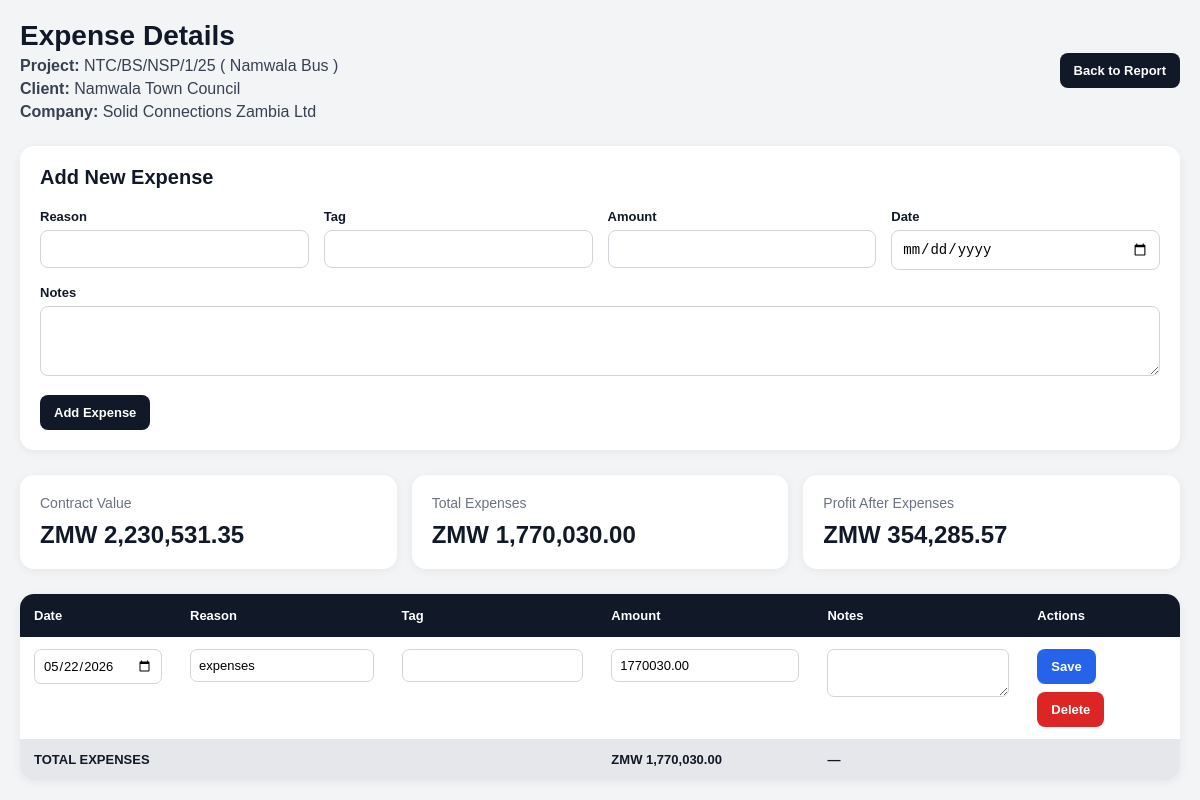
/project/26/expenses/, run on an earlier commit of the app's database.
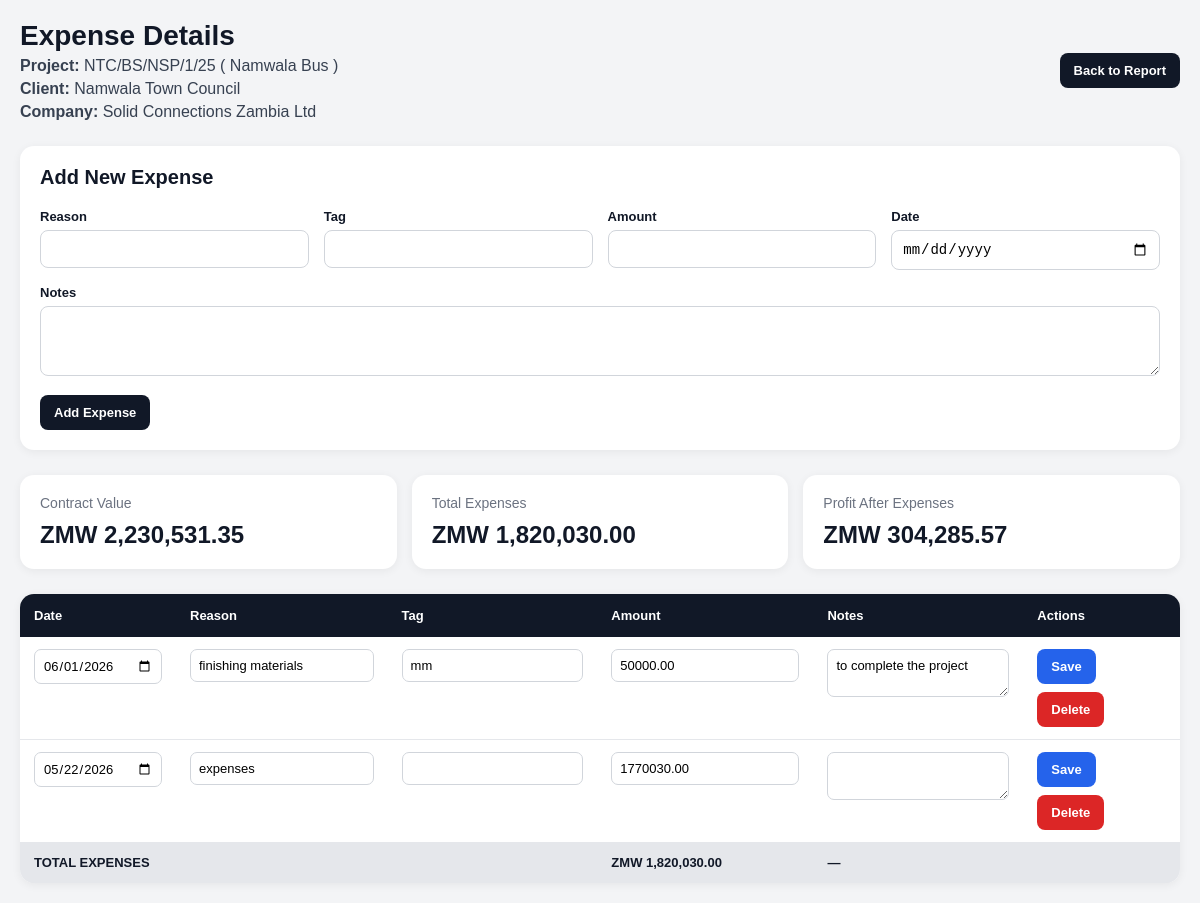
And on a later commit of the database.
### reports/models.py (models this page shows, shortened)
class ProjectRecord(models.Model):
    STATUS_CHOICES = [
        ("Not started", "Not started"),
        ("Started", "Started"),
        ("Partial Done", "Partial Done"),
        ("Done", "Done"),
    ]
    TAX_CHOICES = [
        ("NONE", "No Tax"),
        ("TOT", "5% TOT"),
        ("VAT", "16% VAT"),
    ]
    company = models.CharField(max_length=255)
    project_supply = models.CharField("Project / Supply", max_length=255)
    client = models.CharField(max_length=255)
    start_date = models.DateField(null=True, blank=True)
    end_date = models.DateField(null=True, blank=True)
    contract_value = models.DecimalField(max_digits=15, decimal_places=2, default=0)
    paid_value = models.DecimalField(max_digits=15, decimal_places=2, default=0)
    tax_type = models.CharField(
        max_length=10,
        choices=TAX_CHOICES,
        default="NONE"
    )
    status = models.CharField(
        max_length=50,
        choices=STATUS_CHOICES,
        default="Not started"
    )
    created_at = models.DateTimeField(auto_now_add=True)
    updated_at = models.DateTimeField(auto_now=True)
    class Meta:
        ordering = ["start_date", "created_at"]
        constraints = [
            models.UniqueConstraint(
                fields=["company", "project_supply", "client"],
                name="unique_company_project_client"
            )
        ]
    @property
    def tax_rate(self):
        if self.tax_type == "TOT":
            return Decimal("0.05")
        if self.tax_type == "VAT":
            return Decimal("0.16")
        return Decimal("0.00")
    @property
    def contract_excluding_tax(self):
        if self.tax_rate > 0:
            return self.contract_value / (Decimal("1.00") + self.tax_rate)
        return self.contract_value
    @property
    def expense_value(self):
        return sum(
            (expense.amount for expense in self.expenses.all()),
            Decimal("0.00")
        )
    @property
    def profit_value(self):
        return self.contract_excluding_tax - self.expense_value

class ProjectExpense(models.Model):
    project = models.ForeignKey(
        ProjectRecord,
        on_delete=models.CASCADE,
        related_name="expenses"
    )
    date = models.DateField()
    reason = models.CharField(max_length=255)
    amount = models.DecimalField(max_digits=15, decimal_places=2)
    tag = models.ForeignKey(
        ExpenseTag,
        on_delete=models.SET_NULL,
        null=True,
        blank=True
    )
    notes = models.TextField(blank=True)
    created_at = models.DateTimeField(auto_now_add=True)
    class Meta:
        ordering = ["-date", "-created_at"]

class ExpenseTag(models.Model):
    name = models.CharField(max_length=100, unique=True)
    class Meta:
        ordering = ["name"]

### reports/views.py (the view, shortened to what this page needs)
def project_expenses(request, project_id):
    project = get_object_or_404(
        ProjectRecord,
        id=project_id
    )
    expenses = project.expenses.all().order_by(
        "-date",
        "-created_at"
    )
    return render(
        request,
        "reports/project_expenses.html",
        {
            "project": project,
            "expenses": expenses,
        }
    )

### reports/templates/reports/project_expenses.html (shortened to what the changed rows need)
{% load humanize %}
<!DOCTYPE html>
<html>
<head>
</head>
<body>
<div class="container">
    <div class="top-bar">
        <div class="project-info">
            <h1>Expense Details</h1>
            <p>
                <strong>Project:</strong>
                {{ project.project_supply }}
            </p>
            <p>
                <strong>Client:</strong>
                {{ project.client }}
            </p>
            <p>
                <strong>Company:</strong>
                {{ project.company }}
            </p>
        </div>
    </div>
    <div class="form-box">
        <h2 class="form-title">
            Add New Expense
        </h2>
    </div>
    <div class="summary">
        <div class="card">
            <div class="card-title">
                Contract Value
            </div>
            <div class="card-value">
                ZMW {{ project.contract_value|floatformat:2|intcomma }}
            </div>
        </div>
        <div class="card">
            <div class="card-title">
                Total Expenses
            </div>
            <div class="card-value">
                ZMW {{ project.expense_value|floatformat:2|intcomma }}
            </div>
        </div>
        <div class="card">
            <div class="card-title">
                Profit After Expenses
            </div>
            <div class="card-value">
                ZMW {{ project.profit_value|floatformat:2|intcomma }}
            </div>
        </div>
    </div>
    <div class="table-container">
        <table>
            <thead>
                <tr>
                    <th>Date</th>
                    <th>Reason</th>
                    <th>Tag</th>
                    <th>Amount</th>
                    <th>Notes</th>
                    <th>Actions</th>
                </tr>
            </thead>
            <tbody>
                {% for expense in expenses %}
                <tr>
                    <td>
                        <form
                            method="post"
                            action="{% url 'edit_expense' project.id expense.id %}"
                            id="edit-expense-{{ expense.id }}"
                        >
                            <input
                                type="date"
                                name="date"
                                value="{{ expense.date|date:'Y-m-d' }}"
                                class="table-input"
                                required
                            >
                    </td>
                    <td>
                            <input
                                type="text"
                                name="reason"
                                value="{{ expense.reason }}"
                                class="table-input"
                                required
                            >
                    </td>
                    <td>
                            <input
                                type="text"
                                name="tag"
                                value="{% if expense.tag %}{{ expense.tag.name }}{% endif %}"
                                class="table-input"
                            >
                    </td>
                    <td>
                            <input
                                type="number"
                                step="0.01"
                                name="amount"
                                value="{{ expense.amount }}"
                                class="table-input"
                                required
                            >
                    </td>
                    <td>
                            <textarea
                                name="notes"
                                class="table-textarea"
                                rows="2"
                            >{{ expense.notes }}</textarea>
                    </td>
                    <td>
                        <div class="row-actions">
                            <button
                                type="submit"
                                form="edit-expense-{{ expense.id }}"
                                class="btn secondary"
                            >
                                Save
                            </button>
                            <form
                                method="post"
                                action="{% url 'delete_expense' project.id expense.id %}"
                                class="delete-form"
                                onsubmit="return confirm('Are you sure you want to delete this expense?');"
                            >
                                <button
                                    type="submit"
                                    class="btn danger"
                                >
                                    Delete
                                </button>
                            </form>
                        </div>
                    </td>
                </tr>
                {% empty %}
                <tr>
                    <td colspan="6" class="empty">
                        No expenses added for this project yet.
                    </td>
                </tr>
                {% endfor %}
                <tr class="totals-row">
                    <td colspan="3">
                        TOTAL EXPENSES
                    </td>
                    <td class="money">
                        ZMW {{ project.expense_value|floatformat:2|intcomma }}
                    </td>
                    <td colspan="2">
                        —
                    </td>
                </tr>
            </tbody>
        </table>
    </div>
</div>
</body>
</html>

What changed in the data, as far as the page shows it:
changed ProjectRecord "NTC/BS/NSP/1/25 ( Namwala Bus )": expense_value "1,770,030.00" → "1,820,030.00"; profit_value "354,285.57" → "304,285.57"
added ProjectExpense: date "06/01/2026", reason "finishing materials", tag "mm", amount "50000.00", notes "to complete the project"
